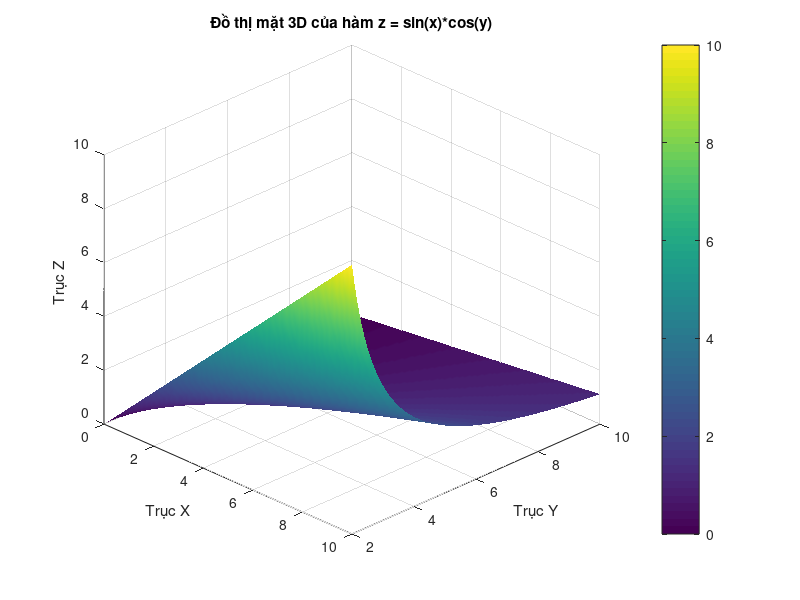

Reproduce this figure in MATLAB.
% Bước 1: Khai báo khoảng giá trị cho x và y
x = linspace(0, 10, 100);
y = linspace(2, 10, 100);

% Tạo lưới tọa độ 2D
[X, Y] = meshgrid(x, y);

% Bước 2: Tính giá trị hàm số Z theo X và Y
Z = X./(Y - 1);

% Bước 3: Vẽ đồ thị mặt 3D
figure;
surf(X, Y, Z); % Hoặc dùng mesh(X, Y, Z) nếu chỉ muốn xem dạng lưới khung

% Bước 4: Thêm các tùy chọn hiển thị và trang trí
title('Đồ thị mặt 3D của hàm z = sin(x)*cos(y)');
xlabel('Trục X');
ylabel('Trục Y');
zlabel('Trục Z');

% Làm mượt màu sắc (bỏ các đường lưới đen trên mặt)
shading interp; 

% Thêm thanh màu minh họa giá trị Z
colorbar;

% Xoay góc nhìn mặc định đẹp hơn (tùy chọn)
view(45, 30);
grid on;
